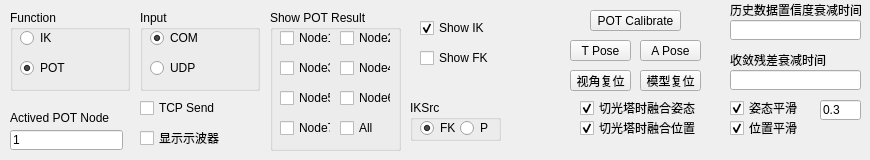
     <widget class="QWidget" name="tab_3">
      <attribute name="title">
       <string>常用功能</string>
      </attribute>
      <widget class="QPushButton" name="resetSightButton">
       <property name="geometry">
        <rect>
         <x>570</x>
         <y>70</y>
         <width>61</width>
         <height>21</height>
        </rect>
       </property>
       <property name="text">
        <string>视角复位</string>
       </property>
      </widget>
      <widget class="QPushButton" name="TposeButton">
       <property name="geometry">
        <rect>
         <x>570</x>
         <y>40</y>
         <width>61</width>
         <height>21</height>
        </rect>
       </property>
       <property name="text">
        <string>T Pose</string>
       </property>
      </widget>
      <widget class="QPushButton" name="AposeButton">
       <property name="geometry">
        <rect>
         <x>640</x>
         <y>40</y>
         <width>61</width>
         <height>21</height>
        </rect>
       </property>
       <property name="text">
        <string>A Pose</string>
       </property>
      </widget>
      <widget class="QLineEdit" name="OffsetDampingTimeLineEdit">
       <property name="geometry">
        <rect>
         <x>730</x>
         <y>70</y>
         <width>131</width>
         <height>20</height>
        </rect>
       </property>
      </widget>
      <widget class="QLabel" name="label_4">
       <property name="geometry">
        <rect>
         <x>730</x>
         <y>50</y>
         <width>131</width>
         <height>20</height>
        </rect>
       </property>
       <property name="text">
        <string>收敛残差衰减时间</string>
       </property>
      </widget>
      <widget class="QLabel" name="label_3">
       <property name="geometry">
        <rect>
         <x>730</x>
         <y>0</y>
         <width>131</width>
         <height>20</height>
        </rect>
       </property>
       <property name="text">
        <string>历史数据置信度衰减时间</string>
       </property>
      </widget>
      <widget class="QLineEdit" name="ConfidenceDampingTimeLineEdit">
       <property name="geometry">
        <rect>
         <x>730</x>
         <y>20</y>
         <width>131</width>
         <height>20</height>
        </rect>
       </property>
      </widget>
      <widget class="QLabel" name="label_2">
       <property name="geometry">
        <rect>
         <x>10</x>
         <y>110</y>
         <width>121</width>
         <height>16</height>
        </rect>
       </property>
       <property name="text">
        <string>Actived POT Node</string>
       </property>
      </widget>
      <widget class="QLineEdit" name="activedPOTNodeLineEdit">
       <property name="enabled">
        <bool>true</bool>
       </property>
       <property name="geometry">
        <rect>
         <x>10</x>
         <y>130</y>
         <width>113</width>
         <height>20</height>
        </rect>
       </property>
       <property name="text">
        <string>1</string>
       </property>
      </widget>
      <widget class="QGroupBox" name="Mode">
       <property name="geometry">
        <rect>
         <x>10</x>
         <y>10</y>
         <width>120</width>
         <height>81</height>
        </rect>
       </property>
       <property name="title">
        <string>Function</string>
       </property>
       <widget class="QRadioButton" name="testIKRadioButton">
        <property name="geometry">
         <rect>
          <x>10</x>
          <y>20</y>
          <width>89</width>
          <height>16</height>
         </rect>
        </property>
        <property name="text">
         <string>IK</string>
        </property>
        <property name="checked">
         <bool>false</bool>
        </property>
       </widget>
       <widget class="QRadioButton" name="testPOTRadioButton">
        <property name="geometry">
         <rect>
          <x>10</x>
          <y>50</y>
          <width>89</width>
          <height>16</height>
         </rect>
        </property>
        <property name="text">
         <string>POT</string>
        </property>
        <property name="checked">
         <bool>true</bool>
        </property>
       </widget>
      </widget>
      <widget class="QPushButton" name="resetRobotButton">
       <property name="geometry">
        <rect>
         <x>640</x>
         <y>70</y>
         <width>61</width>
         <height>21</height>
        </rect>
       </property>
       <property name="text">
        <string>模型复位</string>
       </property>
      </widget>
      <widget class="QCheckBox" name="showOscilloscopeCheckBox">
       <property name="geometry">
        <rect>
         <x>140</x>
         <y>130</y>
         <width>101</width>
         <height>16</height>
        </rect>
       </property>
       <property name="text">
        <string>显示示波器</string>
       </property>
      </widget>
      <widget class="QCheckBox" name="EnableTcpSendCheckBox">
       <property name="geometry">
        <rect>
         <x>140</x>
         <y>100</y>
         <width>121</width>
         <height>16</height>
        </rect>
       </property>
       <property name="text">
        <string>TCP Send</string>
       </property>
      </widget>
      <widget class="QGroupBox" name="InputSelection">
       <property name="geometry">
        <rect>
         <x>140</x>
         <y>10</y>
         <width>120</width>
         <height>81</height>
        </rect>
       </property>
       <property name="title">
        <string>Input</string>
       </property>
       <widget class="QRadioButton" name="useCOMRadioButton">
        <property name="geometry">
         <rect>
          <x>10</x>
          <y>20</y>
          <width>89</width>
          <height>16</height>
         </rect>
        </property>
        <property name="text">
         <string>COM</string>
        </property>
        <property name="checked">
         <bool>true</bool>
        </property>
       </widget>
       <widget class="QRadioButton" name="useUDPRadioButton">
        <property name="geometry">
         <rect>
          <x>10</x>
          <y>50</y>
          <width>89</width>
          <height>16</height>
         </rect>
        </property>
        <property name="text">
         <string>UDP</string>
        </property>
       </widget>
      </widget>
      <widget class="QCheckBox" name="EnablePOTPosFusionCheckBox">
       <property name="geometry">
        <rect>
         <x>580</x>
         <y>120</y>
         <width>131</width>
         <height>16</height>
        </rect>
       </property>
       <property name="text">
        <string>切光塔时融合位置</string>
       </property>
       <property name="checked">
        <bool>true</bool>
       </property>
      </widget>
      <widget class="QCheckBox" name="EnablePOTOriFusionCheckBox">
       <property name="geometry">
        <rect>
         <x>580</x>
         <y>100</y>
         <width>131</width>
         <height>16</height>
        </rect>
       </property>
       <property name="text">
        <string>切光塔时融合姿态</string>
       </property>
       <property name="checked">
        <bool>true</bool>
       </property>
      </widget>
      <widget class="QCheckBox" name="EnablePOTOriSmoothCheckBox">
       <property name="geometry">
        <rect>
         <x>730</x>
         <y>100</y>
         <width>81</width>
         <height>16</height>
        </rect>
       </property>
       <property name="text">
        <string>姿态平滑</string>
       </property>
       <property name="checked">
        <bool>true</bool>
       </property>
      </widget>
      <widget class="QLineEdit" name="POTSmoothRatioLineEdit">
       <property name="enabled">
        <bool>true</bool>
       </property>
       <property name="geometry">
        <rect>
         <x>820</x>
         <y>100</y>
         <width>41</width>
         <height>20</height>
        </rect>
       </property>
       <property name="text">
        <string>0.3</string>
       </property>
      </widget>
      <widget class="QGroupBox" name="InputSelection_2">
       <property name="geometry">
        <rect>
         <x>270</x>
         <y>10</y>
         <width>131</width>
         <height>141</height>
        </rect>
       </property>
       <property name="title">
        <string>Show POT Result</string>
       </property>
       <widget class="QCheckBox" name="ShowPOTNode1CheckBox">
        <property name="geometry">
         <rect>
          <x>10</x>
          <y>20</y>
          <width>51</width>
          <height>16</height>
         </rect>
        </property>
        <property name="text">
         <string>Node1</string>
        </property>
       </widget>
       <widget class="QCheckBox" name="ShowPOTNode2CheckBox">
        <property name="geometry">
         <rect>
          <x>70</x>
          <y>20</y>
          <width>51</width>
          <height>16</height>
         </rect>
        </property>
        <property name="text">
         <string>Node2</string>
        </property>
       </widget>
       <widget class="QCheckBox" name="ShowPOTNode3CheckBox">
        <property name="geometry">
         <rect>
          <x>10</x>
          <y>50</y>
          <width>51</width>
          <height>16</height>
         </rect>
        </property>
        <property name="text">
         <string>Node3</string>
        </property>
       </widget>
       <widget class="QCheckBox" name="ShowPOTNode4CheckBox">
        <property name="geometry">
         <rect>
          <x>70</x>
          <y>50</y>
          <width>51</width>
          <height>16</height>
         </rect>
        </property>
        <property name="text">
         <string>Node4</string>
        </property>
       </widget>
       <widget class="QCheckBox" name="ShowPOTNode5CheckBox">
        <property name="geometry">
         <rect>
          <x>10</x>
          <y>80</y>
          <width>51</width>
          <height>16</height>
         </rect>
        </property>
        <property name="text">
         <string>Node5</string>
        </property>
       </widget>
       <widget class="QCheckBox" name="ShowPOTNode6CheckBox">
        <property name="geometry">
         <rect>
          <x>70</x>
          <y>80</y>
          <width>51</width>
          <height>16</height>
         </rect>
        </property>
        <property name="text">
         <string>Node6</string>
        </property>
       </widget>
       <widget class="QCheckBox" name="ShowAllPOTNodesCheckBox">
        <property name="geometry">
         <rect>
          <x>70</x>
          <y>110</y>
          <width>51</width>
          <height>16</height>
         </rect>
        </property>
        <property name="text">
         <string>All</string>
        </property>
       </widget>
       <widget class="QCheckBox" name="ShowPOTNode7CheckBox">
        <property name="geometry">
         <rect>
          <x>10</x>
          <y>110</y>
          <width>51</width>
          <height>16</height>
         </rect>
        </property>
        <property name="text">
         <string>Node7</string>
        </property>
       </widget>
      </widget>
      <widget class="QCheckBox" name="ShowFKCheckBox">
       <property name="geometry">
        <rect>
         <x>420</x>
         <y>50</y>
         <width>71</width>
         <height>16</height>
        </rect>
       </property>
       <property name="text">
        <string>Show FK</string>
       </property>
      </widget>
      <widget class="QCheckBox" name="ShowIKCheckBox">
       <property name="geometry">
        <rect>
         <x>420</x>
         <y>20</y>
         <width>71</width>
         <height>16</height>
        </rect>
       </property>
       <property name="text">
        <string>Show IK</string>
       </property>
       <property name="checked">
        <bool>true</bool>
       </property>
      </widget>
      <widget class="QPushButton" name="POT_Calibrate_pushButton">
       <property name="geometry">
        <rect>
         <x>590</x>
         <y>10</y>
         <width>91</width>
         <height>21</height>
        </rect>
       </property>
       <property name="text">
        <string>POT Calibrate</string>
       </property>
      </widget>
      <widget class="QCheckBox" name="EnablePOTPosSmoothCheckBox">
       <property name="geometry">
        <rect>
         <x>730</x>
         <y>120</y>
         <width>81</width>
         <height>16</height>
        </rect>
       </property>
       <property name="text">
        <string>位置平滑</string>
       </property>
       <property name="checked">
        <bool>true</bool>
       </property>
      </widget>
      <widget class="QGroupBox" name="IKSrc">
       <property name="geometry">
        <rect>
         <x>410</x>
         <y>100</y>
         <width>91</width>
         <height>41</height>
        </rect>
       </property>
       <property name="title">
        <string>IKSrc</string>
       </property>
       <widget class="QRadioButton" name="useFK_RadioButton">
        <property name="geometry">
         <rect>
          <x>10</x>
          <y>20</y>
          <width>51</width>
          <height>16</height>
         </rect>
        </property>
        <property name="text">
         <string>FK</string>
        </property>
        <property name="checked">
         <bool>true</bool>
        </property>
       </widget>
       <widget class="QRadioButton" name="usePOT_RadioButton">
        <property name="geometry">
         <rect>
          <x>50</x>
          <y>20</y>
          <width>41</width>
          <height>16</height>
         </rect>
        </property>
        <property name="text">
         <string>P</string>
        </property>
        <property name="checked">
         <bool>false</bool>
        </property>
       </widget>
      </widget>
     </widget>
